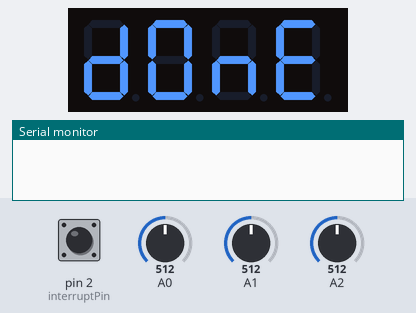
Recording of a sketch running on a simulated Arduino Uno, built with avr-gcc and run on an emulated ATmega328P. On the bench: 4-digit seven-segment display, the last lines printed to the serial monitor. The inputs (shaded band) are chosen by the test bench; at power-on: pin 2 (interruptPin) HIGH, A0 = 512, A1 = 512, A2 = 512.

Above: at 0.1 s.
At 1.8 s:
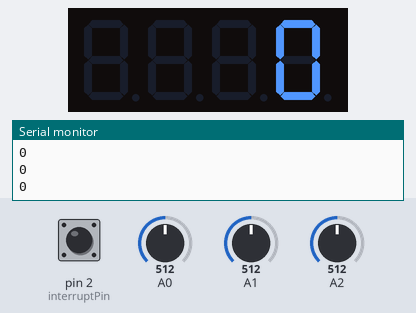
1.9 s: pin 2 (interruptPin) pulled LOW for 0.65 s
At 2.5 s:
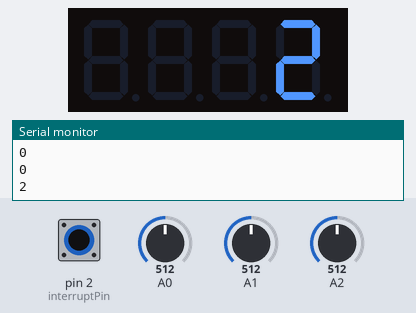
Timing chart, 0 to 4.9 s (numbered marks = the images above; inputs shaded):
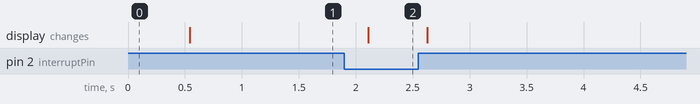

Measured:
- after the input at 1.9 s, the display: changes after 0.21 s (image 2)

The sketch:

speed.ino
```cpp
#include <Arduino.h>
#include <TM1637Display.h>
#include <TimerOne.h>
#include <SPI.h>
#include <SD.h>

const int chipSelect = 4;
#define coolantsensorDivider 4700
const float steinconstA = 0.001092768344245138;
const float steinconstB = 0.000181450723833218;
const float steinconstC = 0.000000222855858126706000;

const byte CLK1 = 3;   // define CLK pin (any digital pin)
const byte DIO1 = 4;   // define DIO pin (any digital pin)
int interruptPin = 2;
const float Diameter = 100.0;  // mm 단위로
const uint8_t SEG_DONE[] = {
  SEG_B | SEG_C | SEG_D | SEG_E | SEG_G,           // d
  SEG_A | SEG_B | SEG_C | SEG_D | SEG_E | SEG_F,   // O
  SEG_C | SEG_E | SEG_G,                           // n
  SEG_A | SEG_D | SEG_E | SEG_F | SEG_G            // E
};
const uint8_t SEG_ERR[] = {
  SEG_A | SEG_D | SEG_E | SEG_F | SEG_G,            // E
  SEG_E | SEG_G, // R
  SEG_E | SEG_G, // R
};

TM1637Display display1(CLK1, DIO1);// define dispaly 1 object
uint8_t data[] = { 0x0, 0x0, 0x0, 0x0 };  // all segments clear
int rpm;
float rev=0;
unsigned long oldtime=0;
unsigned long times;
int lin_vel=0;

void setup() {

  display1.setBrightness(0x0f);// set brightness of dispaly 1
  Serial.begin(9600);
  display1.setSegments(SEG_DONE);
}

void isr(){
  rev++;
}

void vel(){
  lin_vel = (Diameter) * rpm * PI * 60/1000000;   //KM/H
  int lin_vel_16 = lin_vel;
  Serial.println(lin_vel);
  display1.showNumberDec(lin_vel_16);
}

void loop() {
  attachInterrupt(digitalPinToInterrupt(interruptPin),isr,FALLING);
  delay(500);
  detachInterrupt(digitalPinToInterrupt(interruptPin));
  times = micros()-oldtime;
  rpm=(rev/times)*60000000;  // 60초 곱하기
  //Serial.println(rpm);
  oldtime=micros();
  rev=0;
  vel();


  float sensor_value1 = analogRead(A0),sensor_value2= analogRead(A1),sensor_value3 = analogRead(A2);
  sensor_value1 = (coolantsensorDivider*sensor_value1)/(1023-sensor_value1);
  sensor_value2 = (coolantsensorDivider*sensor_value2)/(1023-sensor_value2);
  sensor_value3 = (coolantsensorDivider*sensor_value3)/(1023-sensor_value3);

  float sen1,sen2,sen3;

  sen1 = log(sensor_value1);
  sen1 = pow(sen1,3);
  sen1 *= steinconstC;
  sen1 += (steinconstB*(log(sensor_value1)));
  sen1 += steinconstA;
  sen1 = 1.0/sen1;
  sen1 -= 273.15;

  sen2 = log(sensor_value2);
  sen2 = pow(sen2,3);
  sen2 *= steinconstC;
  sen2 += (steinconstB*(log(sensor_value2)));
  sen2 += steinconstA;
  sen2 = 1.0/sen2;
  sen2 -= 273.15;

  sen3 = log(sensor_value3);
  sen3 = pow(sen3,3);
  sen3 *= steinconstC;
  sen3 += (steinconstB*(log(sensor_value3)));
  sen3 += steinconstA;
  sen3 = 1.0/sen3;
  sen3 -= 273.15;
  float time=millis()/1000.0;
//  Serial.print(time);
//  Serial.print(",");Serial.print(sen1);
//  Serial.print(",");Serial.print(sen2);
//  Serial.print(",");Serial.println(sen3);
}
```
